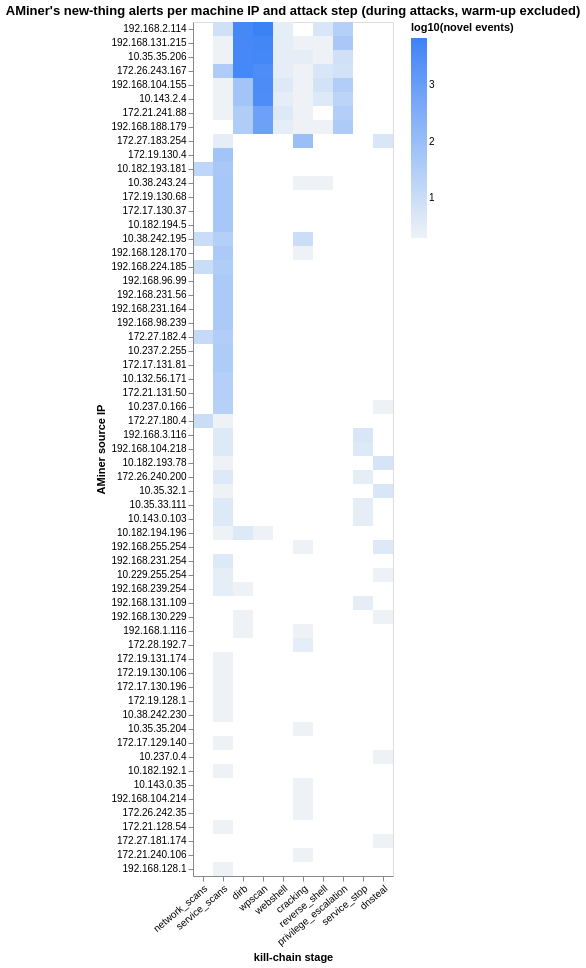

Here is the Vega-Lite specification saved for this chart:
### Vega-Lite specification from a JSON file in a GitHub repository (floating-point values rounded to 4 significant figures; data arrays with more than 128 entries replaced by an {"elided": "..."} marker saying what was removed)
{"$schema": "https://vega.github.io/schema/vega-lite/v5.json", "width": "container", "height": 854, "title": "AMiner's new-thing alerts per machine IP and attack step (during attacks, warm-up excluded)", "data": {"values": {"elided": "132 records"}}, "mark": {"type": "rect"}, "encoding": {"x": {"field": "stage", "type": "nominal", "title": "kill-chain stage", "sort": ["network_scans", "service_scans", "dirb", "wpscan", "webshell", "cracking", "reverse_shell", "privilege_escalation", "service_stop", "dnsteal"], "axis": {"labelAngle": -40}}, "y": {"field": "ip", "type": "nominal", "title": "AMiner source IP", "sort": ["192.168.2.114", "192.168.131.215", "10.35.35.206", "172.26.243.167", "192.168.104.155", "10.143.2.4", "172.21.241.88", "192.168.188.179", "172.27.183.254", "172.19.130.4", "10.182.193.181", "10.38.243.24", "172.19.130.68", "172.17.130.37", "10.182.194.5", "10.38.242.195", "192.168.128.170", "192.168.224.185", "192.168.96.99", "192.168.231.56", "192.168.231.164", "192.168.98.239", "172.27.182.4", "10.237.2.255", "172.17.131.81", "10.132.56.171", "172.21.131.50", "10.237.0.166", "172.27.180.4", "192.168.3.116", "192.168.104.218", "10.182.193.78", "172.26.240.200", "10.35.32.1", "10.35.33.111", "10.143.0.103", "10.182.194.196", "192.168.255.254", "192.168.231.254", "10.229.255.254", "192.168.239.254", "192.168.131.109", "192.168.130.229", "192.168.1.116", "172.28.192.7", "172.19.131.174", "172.19.130.106", "172.17.130.196", "172.19.128.1", "10.38.242.230", "10.35.35.204", "172.17.129.140", "10.237.0.4", "10.182.192.1", "10.143.0.35", "192.168.104.214", "172.26.242.35", "172.21.128.54", "172.27.181.174", "172.21.240.106", "192.168.128.1"]}, "color": {"field": "log_count", "type": "quantitative", "title": "log10(novel events)", "scale": {"range": ["#eef2f7", "#3b82f6"]}}, "tooltip": [{"field": "ip"}, {"field": "stage"}, {"field": "count"}]}}
